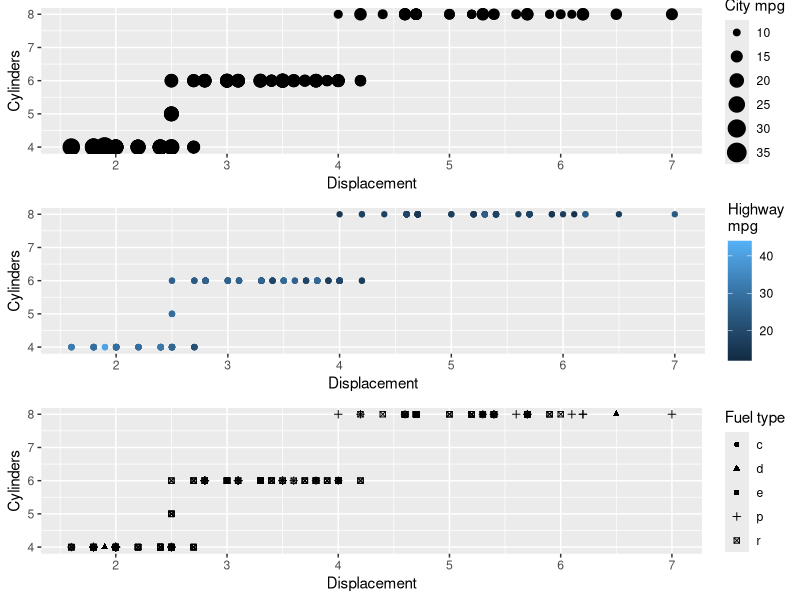
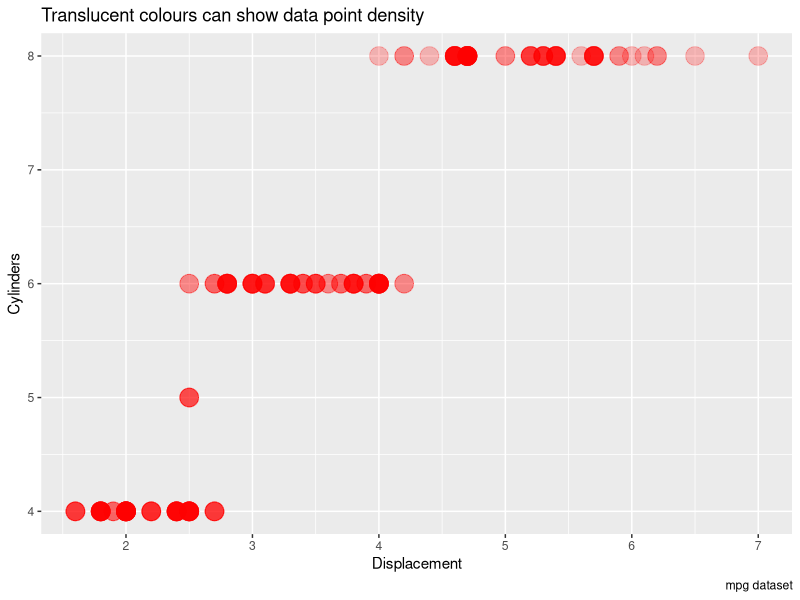
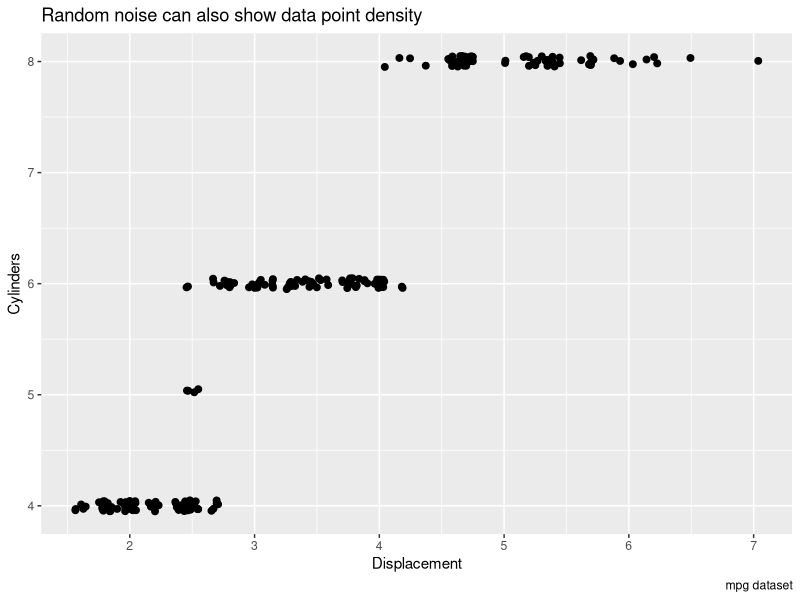
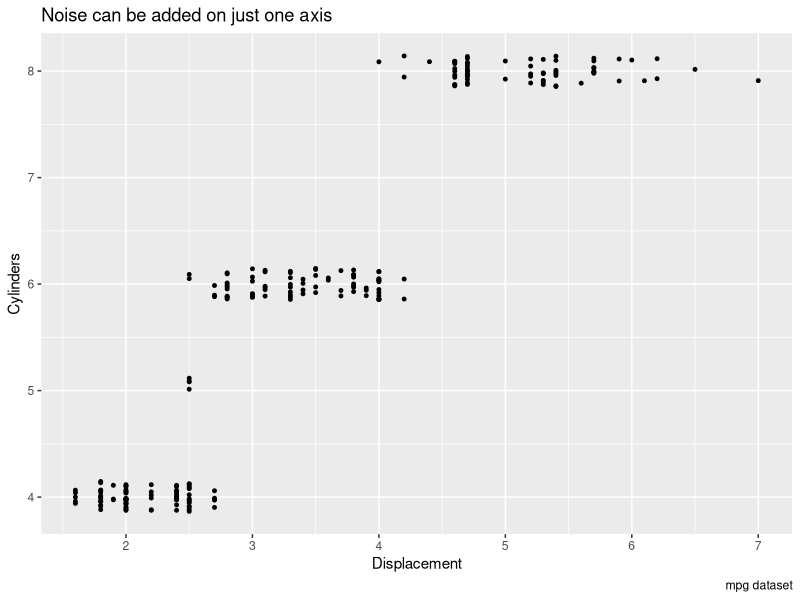
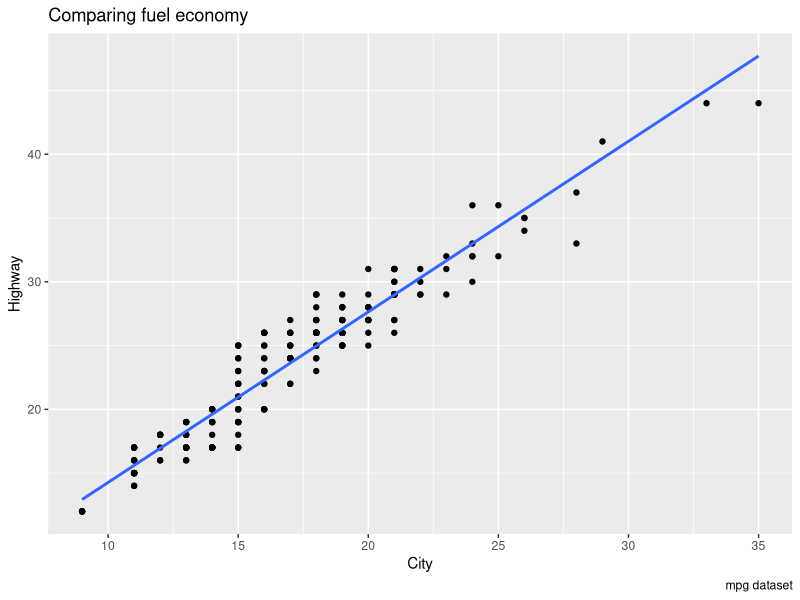
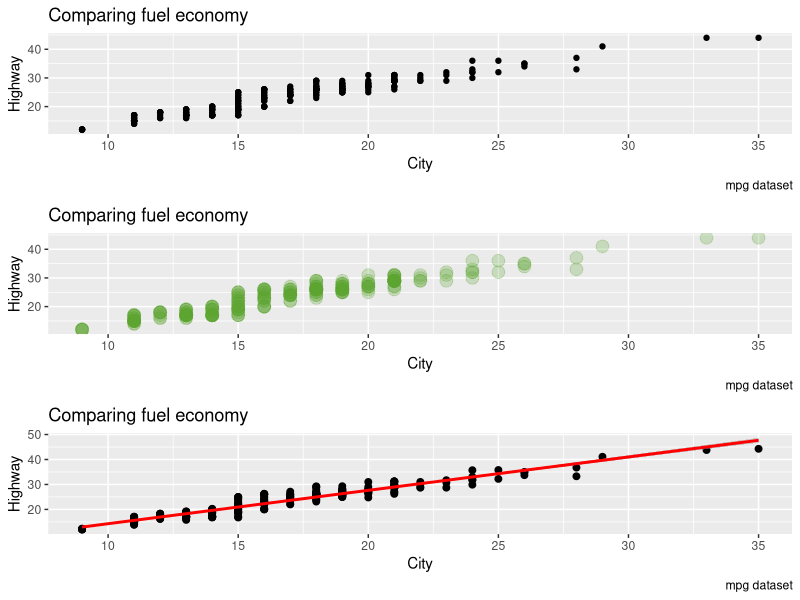
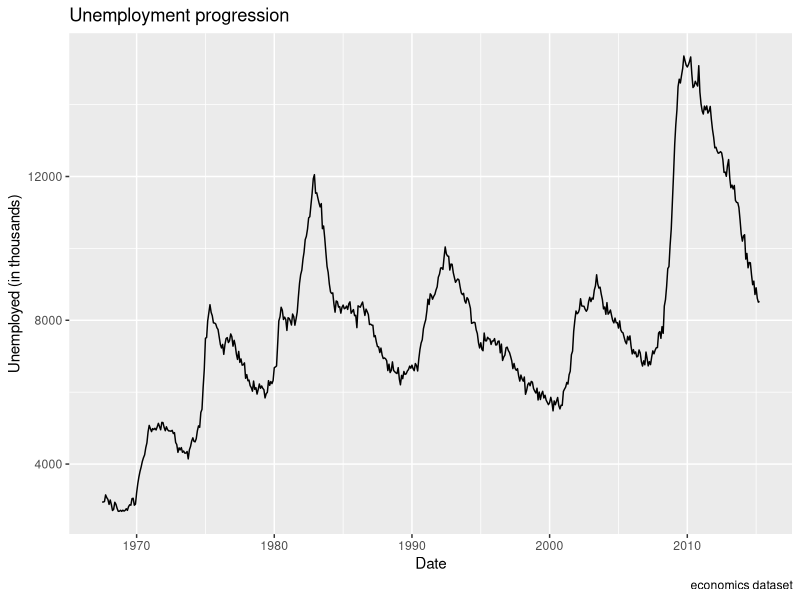
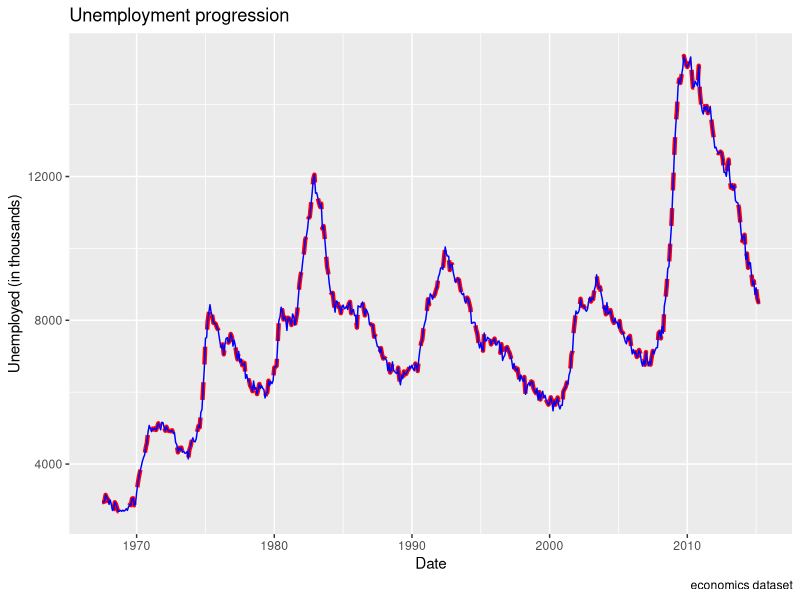

Source code (R) for these figures, in order:
## ---- chunk 1
knitr::opts_chunk$set(echo = TRUE)
## ---- chunk 2
#install.packages("gridExtra")
library(ggplot2)
library(tidyverse)
library(gridExtra)
## ---- chunk 3
size.plot<-ggplot(mpg, aes(displ, cyl))+ geom_point(aes(size=cty)) +
labs(x='Displacement', y='Cylinders', size='City mpg')
colour.plot<-ggplot(mpg, aes(displ, cyl))+ geom_point(aes(colour= hwy)) +
labs(x='Displacement', y='Cylinders', colour='Highway\nmpg')
shape.plot<-ggplot(mpg, aes(displ, cyl))+ geom_point(aes(shape=fl)) +
labs(x='Displacement', y='Cylinders', shape='Fuel type')
grid.arrange(size.plot, colour.plot, shape.plot, ncol=1)

## ---- chunk 4
ggplot(mpg, aes(displ, cyl))+geom_point(size=6, colour=rgb(1,0,0,0.25))+
labs(x="Displacement", y="Cylinders",
title="Translucent colours can show data point density", caption="mpg dataset")

## ---- chunk 5
ggplot(mpg, aes(displ, cyl))+
geom_point(size=2,
position = position_jitter(w=0.05,h=0.05))+
labs(x="Displacement", y="Cylinders",
title="Random noise can also show data point density",
caption="mpg dataset")

## ---- chunk 6
ggplot(mpg, aes(displ, cyl))+
geom_point(size=1,
position = position_jitter(w=0,h=0.15))+
labs(x="Displacement", y="Cylinders",
title="Noise can be added on just one axis",
caption="mpg dataset")

## ---- chunk 7
ggplot(mpg, aes(cty, hwy))+geom_point()+
geom_smooth(method = "lm", se=FALSE)+
labs(x="City", y="Highway", title="Comparing fuel economy",
caption="mpg dataset")

## ---- chunk 8
q1 <- ggplot(mpg, aes(cty, hwy))+geom_point()+labs(x="City", y="Highway", title="Comparing fuel economy",
caption="mpg dataset")

q2 <- ggplot(mpg, aes(cty, hwy))+geom_point(size = 4, colour= rgb(.36, .65, .19, .25))+labs(x="City", y="Highway", title="Comparing fuel economy",
caption="mpg dataset")

q3 <- ggplot(mpg, aes(cty, hwy))+geom_point(size=2, position = position_jitter(w=0,h=.3))+geom_smooth(method = 'lm', color='red')+labs(x="City", y="Highway", title="Comparing fuel economy",
caption="mpg dataset")

grid.arrange(q1, q2, q3, ncol=1)
## ---- chunk 9
data("economics")
ggplot(economics, aes(x=date, y=unemploy))+geom_line()+
labs(x="Date", y="Unemployed (in thousands)",
title="Unemployment progression",
caption="economics dataset")

## ---- chunk 10
data("economics")
ggplot(economics, aes(x=date, y=unemploy))+
geom_line(colour="red", size=1.5, linetype = 2)+geom_line(colour="blue")+
labs(x="Date", y="Unemployed (in thousands)",
title="Unemployment progression",
caption="economics dataset")

## ---- chunk 11
data("economics")
ggplot(economics, aes(x=date, y=unemploy))+
geom_line(aes(colour=pop), size=1)+
labs(x="Date", y="Unemployed (in thousands)",
title="Unemployment progression",
caption="economics dataset",
colour="Population\n(in thousands)")

## ---- chunk 12
ggplot(economics, aes(x=date))+
geom_line(aes(y=unemploy))+
geom_line(aes(y=pop))+
labs(x="Date", y="Numbers (in thousands)",
title="Unemployment progression",
caption="economics dataset")+
scale_y_continuous(trans = "log",
breaks=c(10**3, 10**4, 10**5, 10**6))
## ---- chunk 13
ggplot(economics, aes(x=date))+
geom_line(aes(y=unemploy, col="Unemployed"))+
geom_line(aes(y=pop, col="Total population"))+
labs(x="Date", y="Numbers (in thousands)",
title="Unemployment progression",
caption="economics dataset")+
scale_y_continuous(trans = "log",
breaks=c(10**3, 10**4, 10**5, 10**6))+
scale_colour_manual(name="Legend",
values=c("Unemployed"="red",
"Total population"="blue"))

## ---- chunk 14
ggplot(economics, aes(x=date,y=psavert))+
geom_line(aes(colour=pce), size=1.2)+labs(x="Date", y="Personal Saving Rate",
caption="economics dataset",
colour="Personal Consumption Expenditures")

## ---- chunk 15
hist1<-ggplot(mpg, aes(cty))+
geom_histogram(bins=10, fill="lightgreen")+ labs(x="Fuel economy in the city",
y="Frequency", caption="mpg dataset", title='Bins')
hist2<-ggplot(mpg, aes(cty))+
geom_histogram(binwidth=5, fill="lightblue")+ labs(x="Fuel economy in the city",
y="Frequency", caption="mpg dataset", title='Binwidth')
hist3<-ggplot(mpg, aes(cty))+
geom_histogram(breaks=c(5,10,15,20,25,30,35,40), fill="lightcoral")+
labs(x="Fuel economy in the city", y="Frequency",
caption="mpg dataset", title='Breaks')
grid.arrange(hist1, hist2, hist3, ncol=1)

## ---- chunk 16
hist4<-ggplot(mpg, aes(displ))+
geom_histogram(bins=15, fill="lightgreen")+ labs(x="Displacement",
y="Frequency", caption="mpg dataset", title='Bins')
hist5<-ggplot(mpg, aes(displ))+
geom_histogram(binwidth=1, fill="lightblue")+ labs(x="Displacement",
y="Frequency", caption="mpg dataset", title='Binwidth')
hist6<-ggplot(mpg, aes(displ))+
geom_histogram(breaks=c(1,3,5,7), fill="lightcoral")+
labs(x="Displacement", y="Frequency",
caption="mpg dataset", title='Breaks')
grid.arrange(hist4, hist5, hist6, ncol=1)
## ---- chunk 17
ggplot(mpg, aes(class, cty)) +
geom_boxplot(varwidth=TRUE, fill="plum") +
labs(title="Fuel economy in city grouped by Class of vehicle",
caption="mpg dataset",
x="Class of Vehicle",
y="City Mileage")

## ---- chunk 18
ggplot(mpg, aes(cyl,displ, group = cyl)) +
geom_boxplot(varwidth=TRUE, fill="plum")+
labs(
caption="mpg dataset",
x="Number of cylinders",
y="Engine Displacement")


## ---- chunk 19
ggplot(diamonds, aes(price, carat))+geom_point(size=1.1, colour=rgb(0,0,1,0.05))+
labs(x="Price", y="Carat",
title="Comparison of price and carat", caption="diamonds dataset")
## ---- chunk 20
ggplot(diamonds, aes(cut, price)) +
geom_boxplot(varwidth=TRUE, fill="green") +
labs(title="Distribution of price based on cut type",
caption="diamonds dataset",
x="Cut Type",
y="Price")
